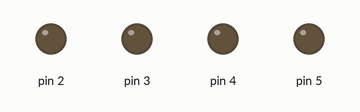
Simulated run of this sketch. Board: Arduino Uno, built with avr-gcc and run on an emulated ATmega328P. Parts: output pins drawn as LEDs (lit = HIGH).

Above: at 0.2 s.
At 0.7 s:
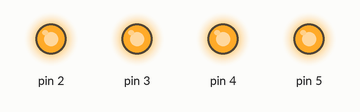
At 1.6 s:
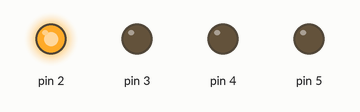
At 2.6 s:
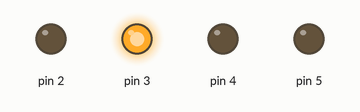
At 3.6 s:
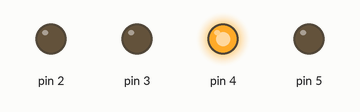
At 4.6 s:
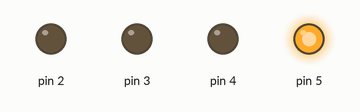
Timing chart, 0 to 6.6 s (numbered marks = the images above):
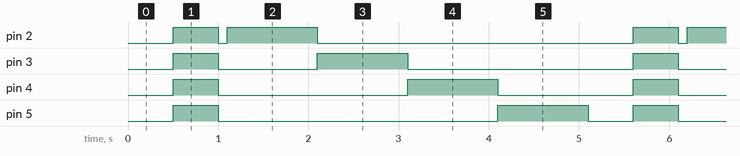

Measured:
- by itself, pin 2: repeats every 5.1 s: LOW 0.10 s, HIGH 1.0 s, LOW 3.5 s, HIGH 0.50 s
- by itself, pin 3: repeats every 5.1 s: LOW 1.1 s, HIGH 1.0 s, LOW 2.5 s, HIGH 0.50 s
- by itself, pin 4: repeats every 5.1 s: LOW 2.1 s, HIGH 1.0 s, LOW 1.5 s, HIGH 0.50 s
- by itself, pin 5: repeats every 5.1 s: LOW 3.1 s, HIGH 1.0 s, LOW 0.50 s, HIGH 0.50 s

The sketch:

Kayan_led.ino
```cpp
int i;
void setup() {

  for(i=2;i<=5;i++){
    pinMode(i,OUTPUT);
}


}

void loop() {

  for(i=2;i<=5;i++){
    digitalWrite(i,LOW);
  }

  delay(500);

  for(i=2;i<=5;i++){
    digitalWrite(i,HIGH);
  }

  delay(500);

  for(i=2;i<=5;i++){
    digitalWrite(i,LOW);
  }

  delay(100);

  for(i=2;i<=5;i++){
    digitalWrite(i,HIGH);
    delay(1000);
    digitalWrite(i,LOW);
  }
}
```
